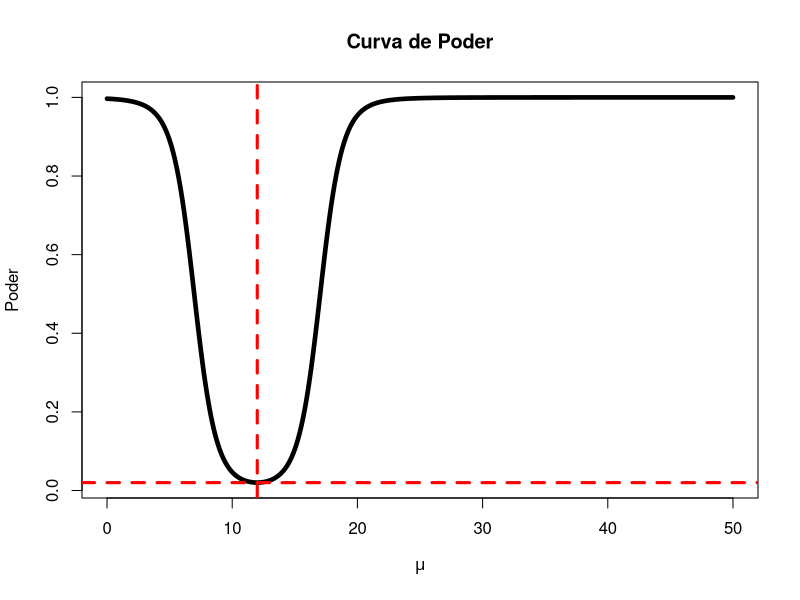
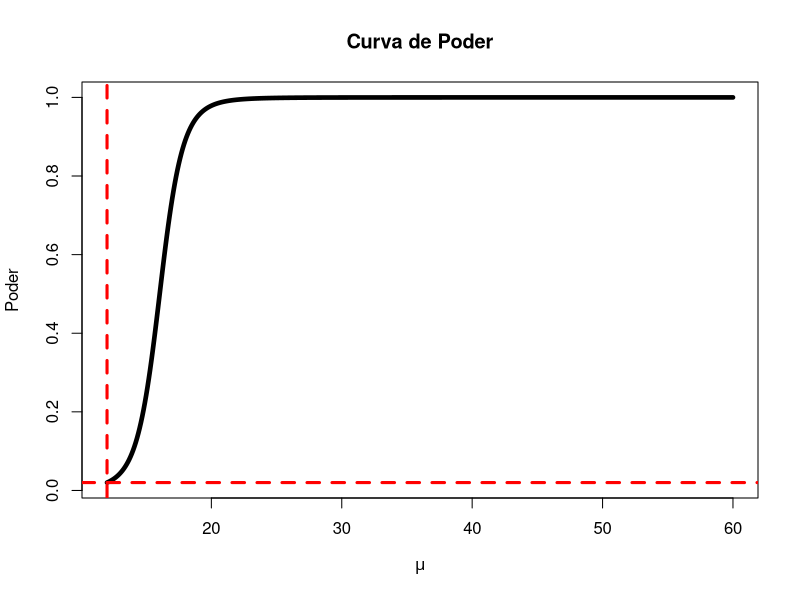

The R script that drew these images, in order:
# para mi # 12

beta1 <- function(mi) {
    sample_sd <- 3.011
    sample_length <- 5

    # t2 > t1
    t1 <- (6.96 - mi) / (sample_sd / sqrt(sample_length))
    t2 <- (17.03 - mi) / (sample_sd / sqrt(sample_length))

    result <- pt(t2, df = sample_length - 1) - pt(t1, df = sample_length - 1)
    return(result)
}

power1 <- function(mi) {
    return(1 - beta1(mi))
}

# sequência de valores para mi
mi_values <- seq(0, 50, by = 0.1)

# valores da função poder para cada mi
power_values <- sapply(mi_values, power1)

plot(mi_values, power_values, type = "l", col = "black", lwd = 4.5, xlab = expression(mu), ylab = "Poder", 
main = "Curva de Poder")
abline(v = 12, col = "red", lty = 2, lwd = 3) # linha para mi = 12 (H0 verdadeira)
abline(h = 0.02, col = "red", lty = 2, lwd = 3) # linha para poder de 2% (ALPHA - Erro tipo I)

############################################################################################################

# para mi > 12

beta2 <- function(mi) {
    sample_sd <- 3.011
    sample_length <- 5

    t <- (16.038 - mi) / (sample_sd / sqrt(sample_length))

    result <- pt(t, df = sample_length - 1)
    return(result)
}

power2 <- function(mi) {
    return(1 - beta2(mi))
}

# sequência de valores para mi
mi_values2 <- seq(12, 60, by = 0.1)

# valores da função poder para cada mi
power_values2 <- sapply(mi_values2, power2)

plot(mi_values2, power_values2, type = "l", col = "black", lwd = 4.5, xlab = expression(mu), ylab = "Poder", 
main = "Curva de Poder")
abline(v = 12, col = "red", lty = 2, lwd = 3) # linha para mi = 12 (H0 verdadeira)
abline(h = 0.02, col = "red", lty = 2, lwd = 3) # linha para poder de 2% (ALPHA - Erro tipo I)

############################################################################################################

# comparando os testes

print(power1(13))
print(power2(13))

print(power1(20))
print(power2(20))